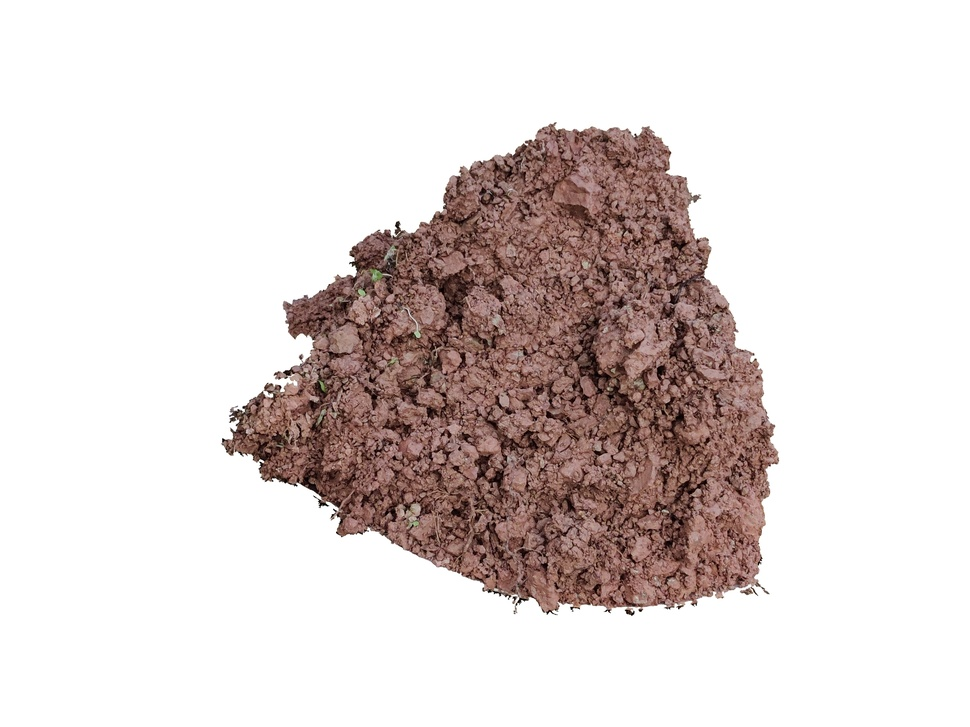
#> input picture Experiment/Draw/1论文插图/plt_img/87.jpg, 970 x 727 px, shrunk from 4000 x 3000 before the run, given as the content of the folder /Users/yida/Desktop/train/0, which was not available
$ python 2CutSubImg.py   (older library calls are emulated)
#> lines starting #> are read from the running program, lines starting #| are printed output that depends on the picture; after the words box and inside, x2 and y2 are one past the last pixel; in counts of white or black regions, pixels touching at a corner belong together; pictures that were not available may be replaced by others from this repository, and a replacement may not be noted
### FinallVersion/算法2/FinalWandDOfSubImg.py
"""
2021年09月07日10:05:35
基于2次均值滤波的子图切割算法
1.把获取标记矩阵和权重矩阵合在一起了 : 权重矩阵目前是用的均值滤波来获取的
2.w * d 求最大的点 放入备选点集合
3.切子图操作
现在的代码完全是可以运行的!!!

2021年10月09日11:01:25->进行代码升级
目标:
1.实现自适应子图切割
2.分区间获取土壤子图

2021年10月10日10:06:30
总结:
1.自适应分割已经实现
2.分区间获取子图已经完成
->
尚需:
3.完成注解, 审计代码, 去掉冗余及重复操作, 加速!!!!

2021年11月23日10:04:52:
1.更新区间限制的方式, 分成8个区间, 且将后两个区间对半分舍去第一个区间和最后一个区间
2.重新设定自适应数

2021年11月24日15:38:19:
检查一下代码,然后把它规范成类的形式,输入整个文件夹进行操作
目前这个是最终版本!!!!
修改: 删除存储图像信息  以及打印输出 仅输出基本信息, 中间过程需存储, 后期看 哪些图像不得行 -> 已完成

2022年01月25日11:22:41: 修改区间限制方法 放在interval_limit_add2中:利用中心极限法则
"""
import os
import shutil
import time

import cv2
import matplotlib.pyplot as plt
import numpy as np


class DoubleConvCutSubImg:
    def __init__(self, path, num_sum, imgsave_path, img_class, img_num, img_size=224, adaption=False, bins=None,
                 limit_way=2):
        """
        :param path: 图像路径
        :param num_sum: 切子图数
        :param imgsave_path: 子图存储路径
        :param img_class: 输入图像类别
        :param img_num: 图像大图编号
        :param img_size: 图像大小, 默认为:224
        :param adaption: 是否开启自适应获取土壤子图, 默认:False
        :param bins: 进行区间划分并依次取值, 默认为None:max(w*d)
        :param limit_way: 选择区间限制方法  1 : 舍弃2边的一半  2: 中心极限舍弃百分之5
        """
#> called with path = '/Users/yida/Desktop/train/0/87.jpg', num_sum = 10, imgsave_path = '/Users/yida/Desktop/subimg/0/87', img_class = '0', img_num = '87', img_size = 224, adaption = True, bins = 8
        # 第一部分:获取标记矩阵和权重矩阵
        self.path = path
        self.img = cv2.imread(path)
#> self.img is the input picture: shape (727, 970, 3); mean B, G, R 211.7, 213.6, 222.6
        self.img_gray = cv2.imread(path, 0)
        # 保证img_size为奇数,不然做卷积操作有问题
        if img_size % 2 == 0:
            self.img_size = img_size + 1
        else:
            self.img_size = img_size

        # 第二部分:构建w和d矩阵,迭代求解获得子图
        self.n = num_sum  # 子图数
        self.imgsave_path = imgsave_path  # 存储子图的路径
        self.img_class = img_class  # 类别
        self.img_num = img_num  # 图像编号

        # 标记矩阵和权重矩阵
        self.lable = None
        self.w = None

        # 初始化区间子图数
        self.region_subimg = None

        # 自适应获取数目比例
        self.adaption = adaption
        self.rate = 1e-4

        # 是否划分区间
        self.bins = bins

        # 区间限制方法
        self.limit_way = limit_way

        # 初始化文件夹 -> 这都可以掉 怎么做到了
        if os.path.exists(self.imgsave_path):
            shutil.rmtree(self.imgsave_path)
            os.makedirs(self.imgsave_path)
        else:
            os.makedirs(self.imgsave_path)
        print("正在处理第{}类第{}张紫色土图像...子图大小为:{}...Adaption自适应:{}...Bins区间:{}".format(img_class, img_num, img_size, adaption,
                                                                                 bins))

    def master(self):
        """
        主函数:用于调用其他类函数
        :return:
        """
        # ============================= #
        #       一.初始化标记矩阵
        # ============================= #
        lable = self.lable_MAtrix1()
        self.lable = lable
        # ============================= #
        #       二.初始化权重矩阵
        # ============================= #
        w = self.weight_Matrix2(lable)
        self.w = w
        # ============================= #
        #       三.初始化第一个max(W)
        # ============================= #
        # 区间限制方法2, 利用中心极限定理
        if self.limit_way == 2:
            w = self.interval_limit_add2(w)
        max_ij = np.where(w == np.max(w))
        # 最大值所对应的横坐标和纵坐标(当取值相同时,取第一个)
        x, y = max_ij[0][0], max_ij[1][0]
        # ============================= #
        #       四.迭代求解max(W*D)
        # ============================= #
        # 2.初始化以x,y为中心的距离矩阵
        d_before = self.make_distance2(x, y)
        # 是否需要划分区间
        if self.bins is None:
            # 3.迭代求解
            for num in range(1, self.n + 1):
                # 1.将最大值标记为-num
                w, x, y = self.set_max_ij_1(w, x, y, num)
                # 2.更新距离矩阵d
                d_after = self.update_distance2(d_before, x, y)
                # 3.得到特征矩阵
                feature = self.get_feature3(w, d_after)
                # 4.寻找特征矩阵的最大值对应的坐标
                x, y = self.max_ij_in_feature4(feature)
                # 5.从新赋值d_after, 开始迭代
                d_before = d_after
            point = np.where(w < 0)
            # 开始展示图像, 输入坐标开始切子图
            self.get_sub_img5(point[0], point[1])
        # 进行区间限制
        else:
            w_nonzero = np.where(w != 0)
            # 统计w矩阵中的非零元素
            value = w[w_nonzero]
            # 统计value的直方图, 划分n个bin
            n, bins, patches = plt.hist(value, bins=self.bins)
            # plt.show()
            plt.close()
            alpha = np.array(n) / np.sum(n)

            # 区间限制方法1, 修正区间数, 舍弃两端情况
            if self.limit_way == 1:
                w, n, bins = self.interval_limit_add1(w, n, bins)
            alpha = np.array(n) / np.sum(n)

            # 区间权重
            region_subimg = alpha * self.n
            # 向下取整, 转换成int类型
            region_subimg = region_subimg.astype(np.int)
            self.region_subimg = region_subimg
            # 由于向下取整舍去的不足子图数
            not_enough = self.n - np.sum(region_subimg)
            # 3.迭代求解并进行区间限制
            m = 0  # 标记
            for num in range(1, self.n + 1):
                # 1.将最大值标记为-num
                w, x, y = self.set_max_ij_1(w, x, y, num)
                # 2.更新距离矩阵d
                d_after = self.update_distance2(d_before, x, y)
                # 3.得到特征矩阵
                m = self.get_the_m3(m)  # 这里面会有对区间的限制, 如果self.region_subimg 和为0的话 就生成一个随机区间
                feature = self.get_feature_limits3(w, d_after, [bins[m], bins[m + 1]])
                # 4.寻找特征矩阵的最大值对应的坐标
                x, y = self.max_ij_in_feature4(feature)
                # 5.从新赋值d_after, 开始迭代
                d_before = d_after
                m += 1
                # 新增 区间限制
                if m == self.bins:
                    # 重置m
                    m = 0
            point = np.where(w < 0)
            # 开始展示图像, 输入坐标开始切子图
            self.get_sub_img5(point[0], point[1])

    def lable_MAtrix1(self):
        """
       初始化标记矩阵lable, 土壤区域标记为255, 非土壤区域标记为0
       使用了保护边境措施,进行了腐蚀
       :return:可用土壤标记矩阵: [255, 0]
        """
        lable = np.copy(self.img_gray)
        # 原图背景 255, 土壤0-255->背景为0, 土壤区域为255
        lable[lable == 255] = 0
        lable[lable != 0] = 255
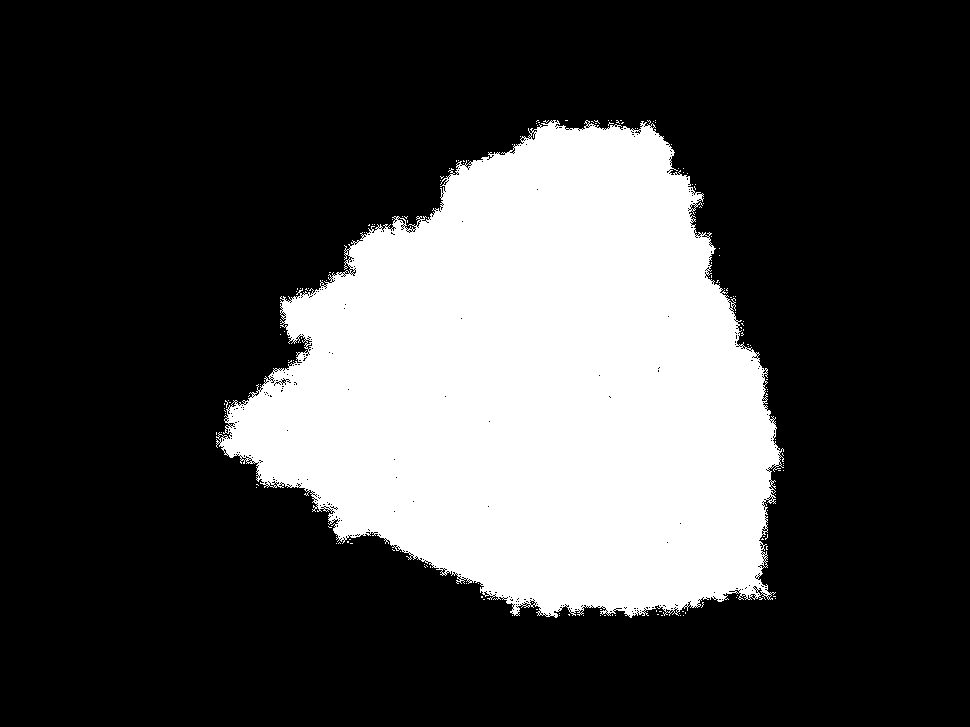
#> lable: shape (727, 970); 26.4% white; 163 white regions (162 under 20 px), largest, box (x1, y1, x2, y2) and area: (216, 120, 784, 618) 186072

        # 2021年11月24日20:33:07通过膨胀再腐蚀的方法: 修正P图错误 , 2021年11月25日21:53:21:bug缩小腐蚀和膨胀的次数20->5, 避免与边缘连接
        lable = cv2.dilate(lable, None, iterations=5)  # 膨胀, 去掉P图错误标记
#> lable: shape (727, 970); 28.9% white; 1 white region, box (x1, y1, x2, y2) and area: (211, 115, 789, 623) 204016
        lable = cv2.erode(lable, None, iterations=5)
#> lable: shape (727, 970); 27.3% white; 1 white region, box (x1, y1, x2, y2) and area: (216, 120, 784, 618) 192306

        # 对标记矩阵进均均值滤波 为了解决子图切割包含背景的子图
        new_lable = cv2.blur(lable, (self.img_size, self.img_size))
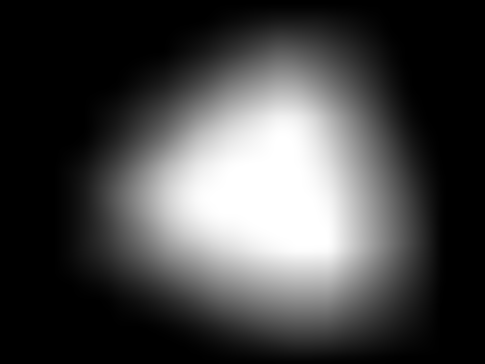
#> new_lable: shape (727, 970) (shown at 1/2 size); min 0, max 255, mean 69.5

        new_lable[new_lable != 255] = 0
#> new_lable: shape (727, 970); 3.7% white; 1 white region, box (x1, y1, x2, y2) and area: (419, 272, 656, 492) 26115
        # 进行边界保护措施 - > 整体缩小20个单位
        new_lable = cv2.erode(new_lable, None, iterations=10)  # 腐蚀 -> 缩小   原来设置20 -> 修正为10 看看有没有bug
#> new_lable: shape (727, 970); 2.5% white; 1 white region, box (x1, y1, x2, y2) and area: (438, 286, 643, 481) 17495
        # 将图像转换到float32
        new_lable = new_lable.astype(np.float32)

        lable[lable != 0] = 1  # 这句号应该没有用的 可以删除
        # 设置自适应获取的子图总数
        if self.adaption:
            # self.n = 2 * self.img.shape[0] * self.img.shape[1] // (self.img_size ** 2)    # step=0.5
            self.n = self.img.shape[0] * self.img.shape[1] // (self.img_size ** 2)  # step=1
        # plt.imshow(new_lable)
        plt.title("new_lable")
        # plt.show()
        plt.close()
        return new_lable

    def weight_Matrix2(self, lable):
        """
        初始化权重矩阵:这个相当于领域信息,是子图选择的参考
        :return:权重矩阵
        """
        # 初始化图像,权重矩阵求的是灰度图的均值
        img = np.copy(self.img_gray)
        # 背景置0
        img[img == 255] = 0
        # 进均均值滤波
        img = img.astype(np.float32)
        img_blur = cv2.blur(img, (self.img_size, self.img_size))
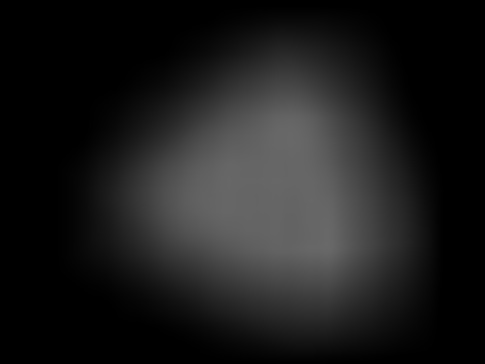
#> img_blur: shape (727, 970) float32 (shown at 1/2 size); min 0, max 105.2, mean 28.5
        lable = np.where(lable == 255, 1, 0)
        weight = img_blur * lable  # 进行哈达玛积,排除包含背景的区域
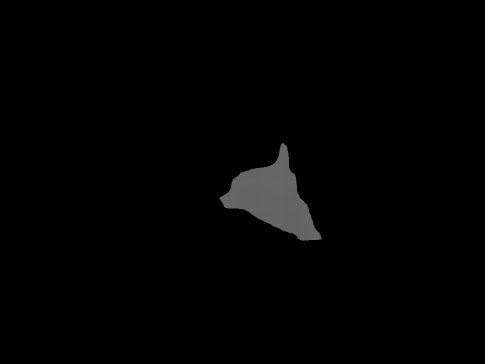
#> weight: shape (727, 970) float64 (shown at 1/2 size); min 0, max 103.6, mean 2.5
        # 将图像转换到float32 方便计算
        weight = weight.astype(np.float32)
        return weight

    def set_max_ij_1(self, w, i, j, num):
        """
        将max_ij所对应的坐标在w中设为-num
        为了统计子图标记点,以及切割子图的先后顺序
        :param w:
        :param i:
        :param j:
        :param num:
        :return:w, i, j
        """
        # 将最大值进行标记
        w[i][j] = -num
        return w, i, j

    def make_distance2(self, i, j):
        """
        计算以i,j为中心的距离矩阵
        标记矩阵为0的就不用计算了
        :param i:
        :param j:
        :return:
        """
        lable = self.lable
        d = np.zeros_like(lable)  # 直接输入原矩阵就好
        # 计算以i,j为中心,lable为参考的的计算矩阵的距离
        # lable = 255 和 0, points是所有为1的点的坐标
        points = np.where(lable == 255)
        point_x = points[0]  # 横坐标
        point_y = points[1]  # 纵坐标
        # 计算欧式距离
        dis = np.sqrt(np.power(point_x - i, 2) + np.power(point_y - j, 2))
        # 赋值给矩阵d ->old 方法
        # for i, v in enumerate(dis):
        #     d[point_x[i]][point_y[i]] = v
        # 快速操作赋值 -> 速度快了八倍
        d[points] = dis
        return d

    def update_distance2(self, d_before, x, y):
        """
        这个方法被称作:最大最小距离法
        更新距离矩阵:更新方式,选取2个矩阵中对应位置的最小值
        :param d_before:迭代前的距离矩阵
        :param x: 最大feature的点横坐标
        :param y: 最大feature的点横坐标
        :return:
        """
        # 计算当前点的距离矩阵
        d_after = self.make_distance2(x, y)
        # 计算2个矩阵的最小值作为新的矩阵
        d = np.where(d_before <= d_after, d_before, d_after)
        # d = d_before + d_after
        return d

    # [10 lines left out: function get_feature3, not called in this run]

    def get_feature_limits3(self, w, d, limits):
        """
        得到特征矩阵:f = w+d
        :param w:
        :param d:
        :param limits:进行区间范围限制,传入的是一个列表 limits[0]:左区间, limits[1]右区间
        :return:
        """
        # 计算特征,w 和d 矩阵 的对应元素之和或者乘积
        # 不在区间范围内的w设置为0
        limit_point = np.where((w < limits[0]) | (w > limits[1]))
        w_temp = np.copy(w)
        w_temp[limit_point] = 0
        # 得到feature矩阵 然后在里面寻找最大值
        feature = w_temp * d
        return feature

    def get_the_m3(self, m):
        """
        判断当前应该返回哪一个区间, 如果当前区间为0的话就转到下一个区间
        :param regin_sub: 区间子图数
        :param m: 当前的区间
        :return:
        """
        # 区间赋值
        if np.sum(self.region_subimg) == 0:
            return np.random.randint(0, self.bins)
        else:
            while True:
                if self.region_subimg[m] > 0:
                    self.region_subimg[m] -= 1
                    return m
                else:
                    m += 1
                    if m >= self.bins:
                        m = 0

    def max_ij_in_feature4(self, feature):
        """
        寻找特征矩阵中的最大值
        :param feature:
        :return:
        """
        point = np.where(feature == np.max(feature))
        x = point[0][0]  # 横坐标
        y = point[1][0]  # 纵坐标
        return x, y

    def get_sub_img5(self, x, y):
        """
        输入坐标点, 切割子图
        :param x:
        :param y:
        :return:
        """
        step = self.img_size // 2  # x, y 是图像的中心点
        for k in range(len(x)):
            # 获取子图像
            subimg = self.img[x[k] - step:x[k] + step, y[k] - step:y[k] + step]
            # 移动
            path = self.imgsave_path + "/" + str(k) + "_" + str(self.img_class) + "_" + str(self.img_num) + ".jpg"
            # 保存图像
            cv2.imwrite(path, subimg)
        print("任务已完成, 共计获得子图{}张...".format(self.n))

    # [29 lines left out: function interval_limit_add1, not called in this run]

    def interval_limit_add2(self, w):
        """
        2022年01月25日11:12:55[新方法]
        区间限制1和区间限制2只能选一个, 区间限制2是利用中心极限定理, 仅保留总区间长度的百分之95 余下的百分之5都舍弃
        :param w: w权重矩阵, 进行修正
        :return:
        """
        print("使用中心极限区间限制...")
        # 找到最大最小区间
        w_max = np.max(w)
#> w_max = 103.6
        w_min = np.min(w)
#> w_min = 0
        u = 0.05 * (w_max - w_min)  # 仅保留百分之5的区间
#> u = 5.18

        # 更新w矩阵
        w[w < w_min + 0.5 * u] = 0
        w[w > w_max - 0.5 * u] = 0
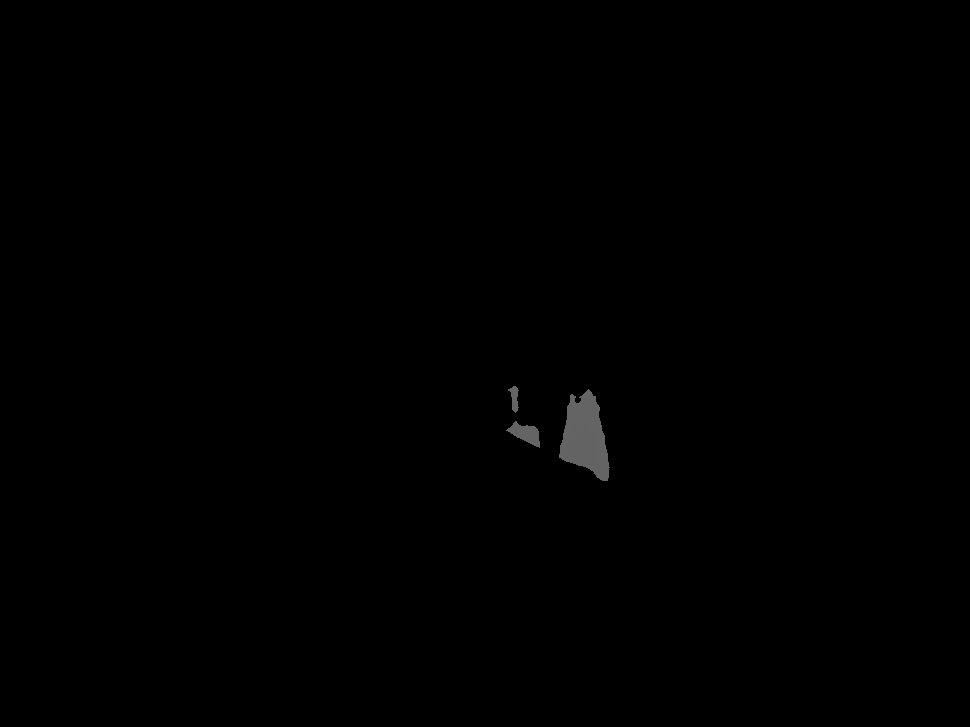
#> w: shape (727, 970) float32; min 0, max 101, mean 0.5
        return w


# [22 lines that do not run on import are left out]

### FinallVersion/算法2/2CutSubImg.py
"""
2021年07月09日19:19:32 步骤设计完整,每一步应该可以完整运行才行
输入:文件->n个类别->每个类别有m张图像
输出:子图文件夹./subimg, 每个土壤图像都一个子图文件夹

2021年11月24日15:48:00
对原代码进行修改, 将子图切割操作 换成自适应的WD距离矩阵的切割方法 -> 已完成
"""
import os
import shutil
import time

from FinalWandDOfSubImg import DoubleConvCutSubImg

# 土壤类别标签
class_img = ['0', '1', '3', '4', '6', '7', '8', '9', '10']


class CutSbuImage:

    def __init__(self, path, num_sum, adaption, bins):
        """
        :param path:数据集路径
        :param num_sum: 子图数量, 如需自定义子图数的话, 可以传一个列表进来 num_sum[类别][编号]进行访问
        :param adaption: 是否开启自适应子图切割
        :param bins: 划分区间
        """
        self.path = path
        self.num_sum = num_sum  # 子图总数
        self.adaption = adaption  # 是否开启自适应子图切割
        self.bins = bins  # 是否进行区间划分

    def master(self):
        self.save_img(self.path, True)  # 对输入图像进行切子图操作, 为True时才进行操作

    def save_img(self, img_path, mark):
        """
        输入:切子图,对输入的文件进行切子图操作
        然后保存在当前文件夹的subimg下
        mark:标记位,如果为True才开始
        :return:
        """
        if mark:
            print("切子图:True")
            # img_save = os.path.join(img_path, 'subimg')  # 存放子图路径
            img_save = os.path.join(os.path.dirname(img_path), 'subimg')    # 存放子图路径
            if os.path.exists(img_save):
                shutil.rmtree(img_save)
                print("文件夹已存在, 正在删除...")
            # 开始遍历图像
            for i in class_img:
                sub_path = os.path.join(img_path, i)  # 子路径
                file_sub = os.listdir(sub_path)  # 子文件
                for item in file_sub:
                    if item.endswith('.jpg'):
                        # i : 类别   item: 图像名称.jpg
                        img_num = item.split('.')[0]
                        img_sub = os.path.join(sub_path, item)  # 带切割图像路径
                        img_sub_save = os.path.join(img_save, i, item.split('.')[0])  # 保存图像的路径
                        # 生成图像路径
                        os.makedirs(img_sub_save)
                        # 调用方法
                        r = DoubleConvCutSubImg(img_sub, num_sum=self.num_sum, imgsave_path=img_sub_save,
                                                img_class=i,
                                                img_num=img_num, adaption=self.adaption, bins=self.bins)
                        r.master()
#> in master, `max_ij = np.where(w == np.max(w))`: max_ij = ([388], [510])
#> in master, `x, y = max_ij[0][0], max_ij[1][0]`: x = 388; y = 510
#> (the rest of the program and of its run is left out)
